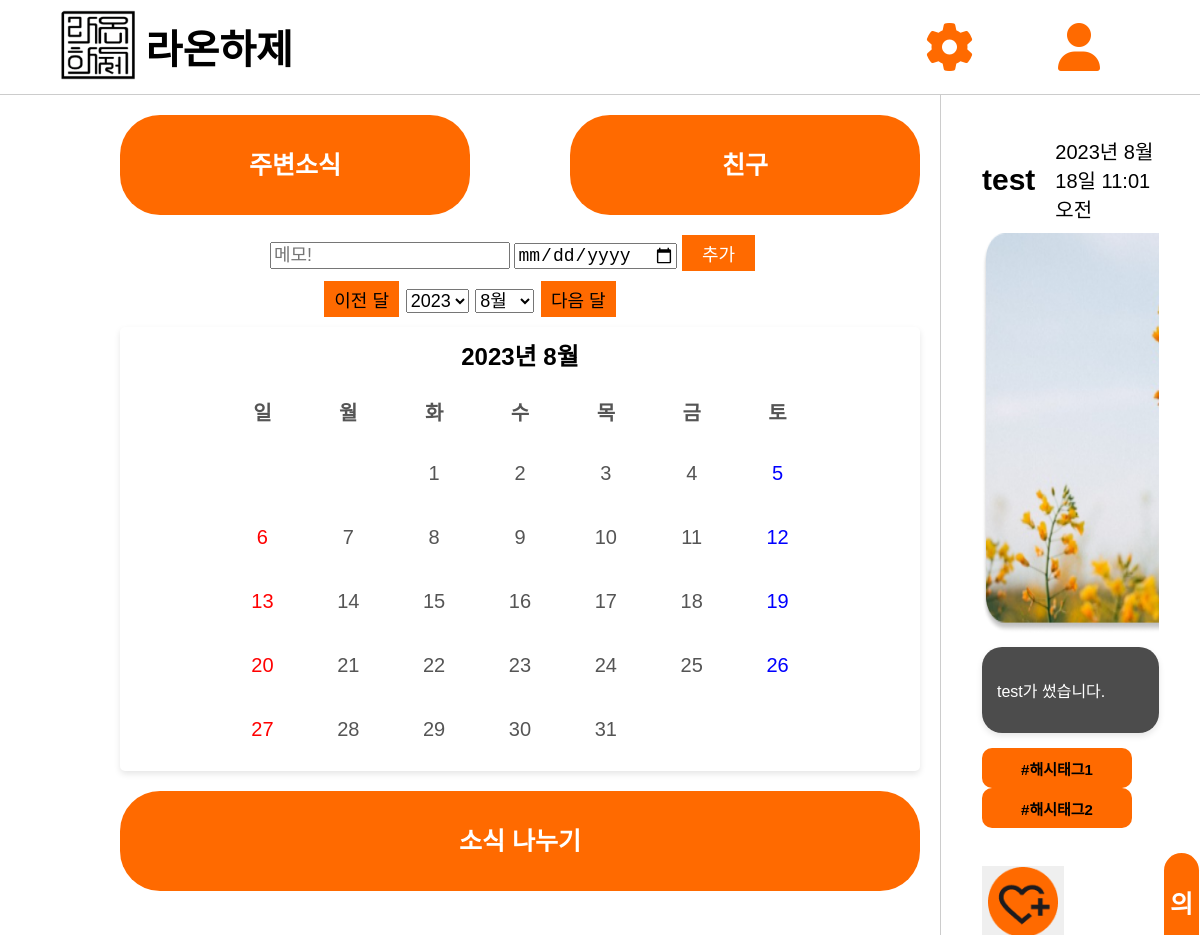
Before: / with the older database file.
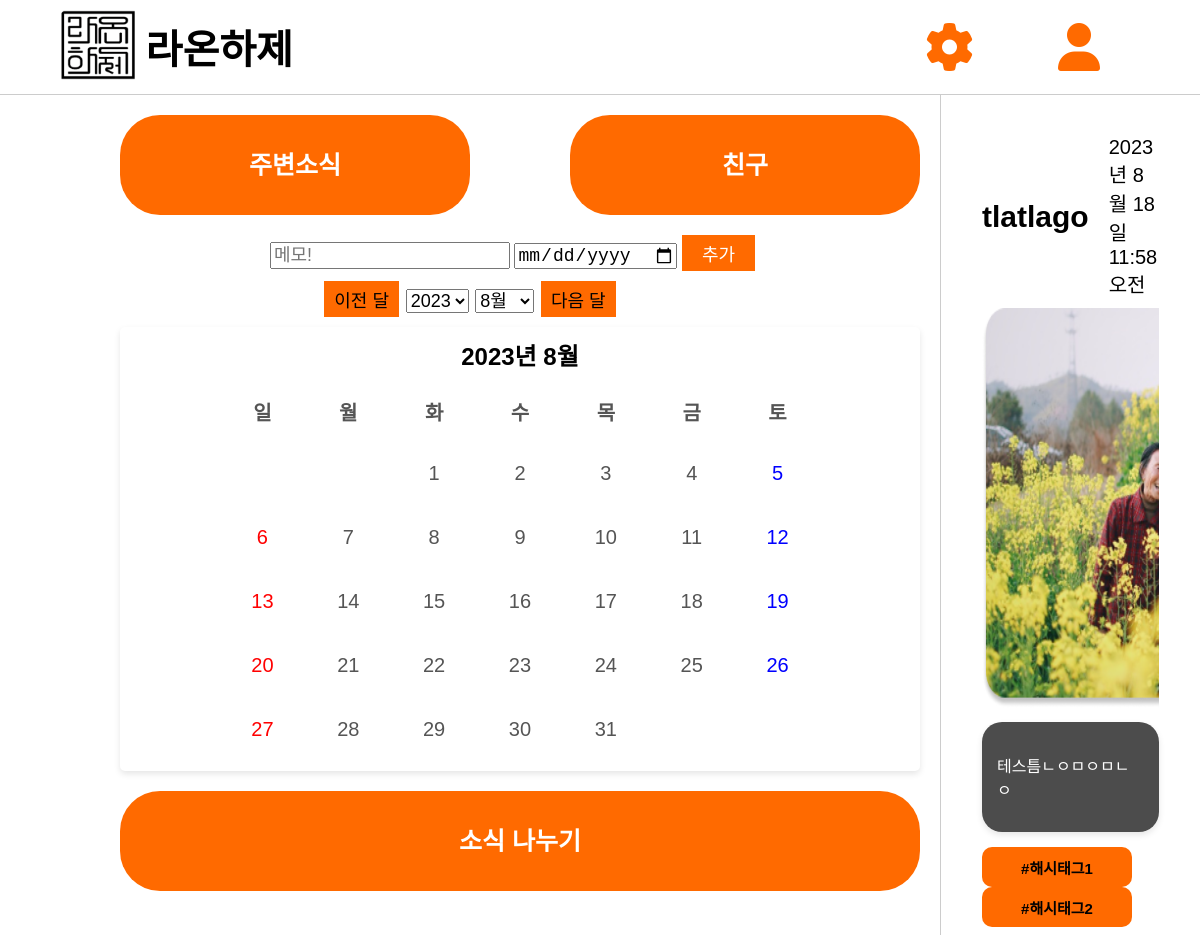
After: the same page with the newer database file.
### posts/models.py (models this page shows)
class Post(models.Model):
    image = models.ImageField(verbose_name='이미지', null=True, blank=True)
    content = models.TextField(verbose_name='내용')
    created_at = models.DateTimeField(verbose_name='작성일', auto_now_add=True)
    view_count = models.IntegerField(verbose_name='조회수', default=0)
    writer = models.ForeignKey(to=User, on_delete=models.CASCADE, null=True, blank=True)

### users/models.py (models this page shows)
class CustomUser(AbstractUser):
    profile_picture = models.ImageField(upload_to='profile_pics/', blank=True, null=True)

### posts/views.py (the view)
# urls.py: path('', index, name='index'),
def index(request):
    post_list = Post.objects.all().order_by('-created_at')
    context = {
        'post_list' : post_list,
    }
    return render(request, 'index.html', context)

### templates/index.html (shortened to what this page needs)
{% load static %}
<!DOCTYPE html>
<html lang="ko">
<head>
  <link rel="stylesheet" href="{% static 'css/style.css' %}">
  <link rel="stylesheet" href="{% static 'css/cal_style.css' %}">
</head>
<body></body>
  <header class="header">
    <div class="logo">
      <a href="{% url 'index' %}">
        <img src="{% static 'icons/logo_img.png' %}" alt="Logo">
      </a>
      <span class="logo-text">라온하제</span>
    </div>
    <div class="header-icons">
      <a class="icon" href="#"><i class="fa-solid fa-gear fa-3x" style="color: #FF6A00;"></i></a>
      <a class="icon" href="{% url 'users:login' %}"><i class="fa-solid fa-user fa-3x" style="color: #FF6A00;"></i></a>
    </div>
  </header>
  <div class="container">
    <div class="sidebar">
      <div class="menu-section  horizontal-menu">
        <a href="#" class="friend">주변소식</a>
        <a href="#" class="friend">친구</a>
      </div>
      <div class="event-form">
        <input type="text" id="eventInput" placeholder="메모!">
        <input type="date" id="eventDate">
        <button id="addEventButton">추가</button>
      </div>
      <div class="calendar-header">
        <button id="prevMonth">이전 달</button>
        <select id="yearSelect"></select>
        <select id="monthSelect"></select>
        <button id="nextMonth">다음 달</button>
      </div>
      <div id="calendarDays" class="calendar"></div>
      <div class="bottom-menu">
        <a href="{% url 'posts:post-create' %}" class="share">소식 나누기</a>
      </div>
    </div>
    <div class="content">
      {% for post in post_list %}
      {% include 'mixin/posts/post_card.html' with detail=False %}
      {% endfor %}
    </div>
</body>
</html>

### templates/mixin/posts/post_card.html
{% load static %}
<div class="post">
    <div class="post-header">
      <div class="post-author">{{ post.writer }}</div>
      <div class="post-date">{{ post.created_at }}</div>
    </div>
    <div class="post-images">
      <div class="post-image">
        <img src="{{ post.image.url }}" alt="Image 1" style="width:400px; height:400px;">
      </div>
    </div>
    <div class="post-content">
      <p>{{ post.content }}</p>
    </div>
    <div class="hashtags">
      <div class="hashtag">#해시태그1</div>
      <div class="hashtag">#해시태그2</div>
    </div>
    <div class="interaction-buttons">
      <button class="like-button">
        <img src="{% static 'icons/like.png' %}" alt="Like Icon">
      </button>
      <button class="comment-button"><a href="{% url 'posts:comment' post.id %}">의견나누기</a></button>
    </div>
  </div>

Changed rows visible on the page:
no longer on this page (row unchanged): Post: writer "test", created_at "2023년 8월 18일 11:01 오전", image (picture), content "test가 썼습니다."
added Post: writer "tlatlago", created_at "2023년 8월 18일 11:58 오전", image (picture), content "테스틈ㄴㅇㅁㅇㅁㄴㅇ"
